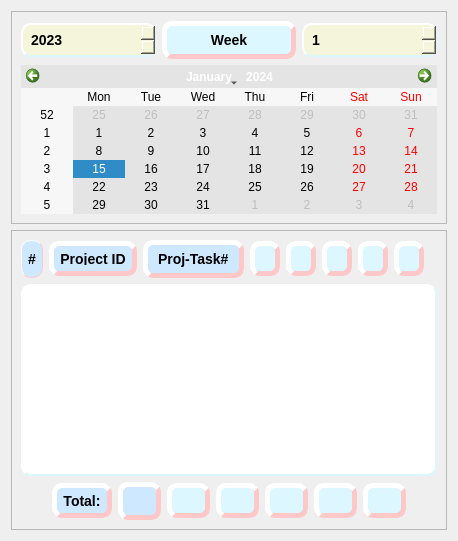
      <widget class="QWidget" name="Weekly_Hours">
       <attribute name="title">
        <string>Weekly Hours</string>
       </attribute>
       <layout class="QGridLayout" name="gridLayout_4">
        <item row="0" column="0">
         <layout class="QGridLayout" name="gridLayout">
          <item row="1" column="0">
           <widget class="QFrame" name="frame_hours_input">
            <property name="frameShape">
             <enum>QFrame::StyledPanel</enum>
            </property>
            <property name="frameShadow">
             <enum>QFrame::Raised</enum>
            </property>
            <layout class="QGridLayout" name="gridLayout_14">
             <item row="0" column="0">
              <layout class="QVBoxLayout" name="verticalLayout">
               <item>
                <layout class="QHBoxLayout" name="horizontalLayout_3">
                 <item>
                  <widget class="QLabel" name="label">
                   <property name="sizePolicy">
                    <sizepolicy hsizetype="Minimum" vsizetype="Preferred">
                     <horstretch>0</horstretch>
                     <verstretch>0</verstretch>
                    </sizepolicy>
                   </property>
                   <property name="maximumSize">
                    <size>
                     <width>25</width>
                     <height>16777215</height>
                    </size>
                   </property>
                   <property name="styleSheet">
                    <string notr="true">QLabel{
background-color: rgb(206, 232, 255);
    border-style: outset;
    border-width: 1px;
    border-radius: 10px;
   border-color: rgb(255, 200, 200);
    font: bold 14px;
    padding: 2px;
}</string>
                   </property>
                   <property name="text">
                    <string>#</string>
                   </property>
                  </widget>
                 </item>
                 <item>
                  <widget class="QLabel" name="label_WH_P_ID">
                   <property name="sizePolicy">
                    <sizepolicy hsizetype="Preferred" vsizetype="Preferred">
                     <horstretch>0</horstretch>
                     <verstretch>0</verstretch>
                    </sizepolicy>
                   </property>
                   <property name="minimumSize">
                    <size>
                     <width>0</width>
                     <height>35</height>
                    </size>
                   </property>
                   <property name="maximumSize">
                    <size>
                     <width>16777215</width>
                     <height>35</height>
                    </size>
                   </property>
                   <property name="styleSheet">
                    <string notr="true">QLabel{
background-color: rgb(206, 232, 255);
    border-style: outset;
    border-width: 5px;
    border-radius: 10px;
   border-color: rgb(255, 200, 200);
    font: bold 14px;
    padding: 6px;
}</string>
                   </property>
                   <property name="text">
                    <string>Project ID</string>
                   </property>
                   <property name="scaledContents">
                    <bool>false</bool>
                   </property>
                   <property name="alignment">
                    <set>Qt::AlignCenter</set>
                   </property>
                   <property name="wordWrap">
                    <bool>false</bool>
                   </property>
                  </widget>
                 </item>
                 <item>
                  <widget class="QLabel" name="label_WH_p_t_num">
                   <property name="styleSheet">
                    <string notr="true">QLabel{
background-color: rgb(206, 232, 255);
    border-style: outset;
    border-width: 5px;
    border-radius: 10px;
   border-color: rgb(255, 200, 200);
    font: bold 14px;
    padding: 6px;
}</string>
                   </property>
                   <property name="text">
                    <string>Proj-Task#</string>
                   </property>
                  </widget>
                 </item>
                 <item>
                  <widget class="QLabel" name="label_WH_monday_date">
                   <property name="sizePolicy">
                    <sizepolicy hsizetype="Preferred" vsizetype="Preferred">
                     <horstretch>0</horstretch>
                     <verstretch>0</verstretch>
                    </sizepolicy>
                   </property>
                   <property name="minimumSize">
                    <size>
                     <width>0</width>
                     <height>35</height>
                    </size>
                   </property>
                   <property name="maximumSize">
                    <size>
                     <width>16777215</width>
                     <height>35</height>
                    </size>
                   </property>
                   <property name="styleSheet">
                    <string notr="true">QLabel{
    background-color: rgb(220, 247, 255);
    border-style: outset;
    border-width: 5px;
    border-radius: 10px;
   border-color: rgb(255, 200, 200);
    font:14px;
    padding: 6px;
}</string>
                   </property>
                   <property name="text">
                    <string/>
                   </property>
                   <property name="scaledContents">
                    <bool>false</bool>
                   </property>
                   <property name="alignment">
                    <set>Qt::AlignCenter</set>
                   </property>
                   <property name="wordWrap">
                    <bool>false</bool>
                   </property>
                  </widget>
                 </item>
                 <item>
                  <widget class="QLabel" name="label_WH_tuesday_date">
                   <property name="sizePolicy">
                    <sizepolicy hsizetype="Preferred" vsizetype="Preferred">
                     <horstretch>0</horstretch>
                     <verstretch>0</verstretch>
                    </sizepolicy>
                   </property>
                   <property name="minimumSize">
                    <size>
                     <width>0</width>
                     <height>35</height>
                    </size>
                   </property>
                   <property name="maximumSize">
                    <size>
                     <width>16777215</width>
                     <height>35</height>
                    </size>
                   </property>
                   <property name="styleSheet">
                    <string notr="true">QLabel{
    background-color: rgb(220, 247, 255);
    border-style: outset;
    border-width: 5px;
    border-radius: 10px;
   border-color: rgb(255, 200, 200);
    font:14px;
    padding: 6px;
}</string>
                   </property>
                   <property name="text">
                    <string/>
                   </property>
                   <property name="scaledContents">
                    <bool>false</bool>
                   </property>
                   <property name="alignment">
                    <set>Qt::AlignCenter</set>
                   </property>
                   <property name="wordWrap">
                    <bool>false</bool>
                   </property>
                  </widget>
                 </item>
                 <item>
                  <widget class="QLabel" name="label_WH_wednesday_date">
                   <property name="sizePolicy">
                    <sizepolicy hsizetype="Preferred" vsizetype="Preferred">
                     <horstretch>0</horstretch>
                     <verstretch>0</verstretch>
                    </sizepolicy>
                   </property>
                   <property name="minimumSize">
                    <size>
                     <width>0</width>
                     <height>35</height>
                    </size>
                   </property>
                   <property name="maximumSize">
                    <size>
                     <width>16777215</width>
                     <height>35</height>
                    </size>
                   </property>
                   <property name="styleSheet">
                    <string notr="true">QLabel{
    background-color: rgb(220, 247, 255);
    border-style: outset;
    border-width: 5px;
    border-radius: 10px;
   border-color: rgb(255, 200, 200);
    font:14px;
    padding: 6px;
}</string>
                   </property>
                   <property name="text">
                    <string/>
                   </property>
                   <property name="scaledContents">
                    <bool>false</bool>
                   </property>
                   <property name="alignment">
                    <set>Qt::AlignCenter</set>
                   </property>
                   <property name="wordWrap">
                    <bool>false</bool>
                   </property>
                  </widget>
                 </item>
                 <item>
                  <widget class="QLabel" name="label_WH_thursday_date">
                   <property name="sizePolicy">
                    <sizepolicy hsizetype="Preferred" vsizetype="Preferred">
                     <horstretch>0</horstretch>
                     <verstretch>0</verstretch>
                    </sizepolicy>
                   </property>
                   <property name="minimumSize">
                    <size>
                     <width>0</width>
                     <height>35</height>
                    </size>
                   </property>
                   <property name="maximumSize">
                    <size>
                     <width>16777215</width>
                     <height>35</height>
                    </size>
                   </property>
                   <property name="styleSheet">
                    <string notr="true">QLabel{
    background-color: rgb(220, 247, 255);
    border-style: outset;
    border-width: 5px;
    border-radius: 10px;
   border-color: rgb(255, 200, 200);
    font:14px;
    padding: 6px;
}</string>
                   </property>
                   <property name="text">
                    <string/>
                   </property>
                   <property name="scaledContents">
                    <bool>false</bool>
                   </property>
                   <property name="alignment">
                    <set>Qt::AlignCenter</set>
                   </property>
                   <property name="wordWrap">
                    <bool>false</bool>
                   </property>
                  </widget>
                 </item>
                 <item>
                  <widget class="QLabel" name="label_WH_friday_date">
                   <property name="sizePolicy">
                    <sizepolicy hsizetype="Preferred" vsizetype="Preferred">
                     <horstretch>0</horstretch>
                     <verstretch>0</verstretch>
                    </sizepolicy>
                   </property>
                   <property name="minimumSize">
                    <size>
                     <width>0</width>
                     <height>35</height>
                    </size>
                   </property>
                   <property name="maximumSize">
                    <size>
                     <width>16777215</width>
                     <height>35</height>
                    </size>
                   </property>
                   <property name="styleSheet">
                    <string notr="true">QLabel{
    background-color: rgb(220, 247, 255);
    border-style: outset;
    border-width: 5px;
    border-radius: 10px;
   border-color: rgb(255, 200, 200);
    font:14px;
    padding: 6px;
}</string>
                   </property>
                   <property name="text">
                    <string/>
                   </property>
                   <property name="scaledContents">
                    <bool>false</bool>
                   </property>
                   <property name="alignment">
                    <set>Qt::AlignCenter</set>
                   </property>
                   <property name="wordWrap">
                    <bool>false</bool>
                   </property>
                  </widget>
                 </item>
                 <item>
                  <widget class="QLabel" name="label_2">
                   <property name="maximumSize">
                    <size>
                     <width>25</width>
                     <height>16777215</height>
                    </size>
                   </property>
                   <property name="text">
                    <string/>
                   </property>
                  </widget>
                 </item>
                </layout>
               </item>
               <item>
                <widget class="QTableView" name="tableView_WH_project">
                 <property name="styleSheet">
                  <string notr="true">QTableView{
background-color:white;    
border-style:outset;

    border-width: 2px;
    border-radius: 10px;
border-color: rgb(220, 247, 255);
    font: 13px;
    min-width: 10em;
    padding: 6px;
}</string>
                 </property>
                 <property name="verticalScrollBarPolicy">
                  <enum>Qt::ScrollBarAsNeeded</enum>
                 </property>
                 <property name="sizeAdjustPolicy">
                  <enum>QAbstractScrollArea::AdjustIgnored</enum>
                 </property>
                 <property name="editTriggers">
                  <set>QAbstractItemView::NoEditTriggers</set>
                 </property>
                 <property name="alternatingRowColors">
                  <bool>true</bool>
                 </property>
                 <property name="selectionMode">
                  <enum>QAbstractItemView::NoSelection</enum>
                 </property>
                 <property name="sortingEnabled">
                  <bool>true</bool>
                 </property>
                </widget>
               </item>
               <item>
                <layout class="QHBoxLayout" name="horizontalLayout_4">
                 <item>
                  <widget class="QLabel" name="label_WH_place1">
                   <property name="sizePolicy">
                    <sizepolicy hsizetype="Minimum" vsizetype="Preferred">
                     <horstretch>0</horstretch>
                     <verstretch>0</verstretch>
                    </sizepolicy>
                   </property>
                   <property name="maximumSize">
                    <size>
                     <width>25</width>
                     <height>16777215</height>
                    </size>
                   </property>
                   <property name="styleSheet">
                    <string notr="true"/>
                   </property>
                   <property name="text">
                    <string/>
                   </property>
                  </widget>
                 </item>
                 <item>
                  <widget class="QLabel" name="label_WH_total_hours">
                   <property name="sizePolicy">
                    <sizepolicy hsizetype="Preferred" vsizetype="Preferred">
                     <horstretch>0</horstretch>
                     <verstretch>0</verstretch>
                    </sizepolicy>
                   </property>
                   <property name="minimumSize">
                    <size>
                     <width>0</width>
                     <height>35</height>
                    </size>
                   </property>
                   <property name="maximumSize">
                    <size>
                     <width>16777215</width>
                     <height>35</height>
                    </size>
                   </property>
                   <property name="styleSheet">
                    <string notr="true">QLabel{
background-color: rgb(206, 232, 255);
    border-style: outset;
    border-width: 5px;
    border-radius: 10px;
   border-color: rgb(255, 200, 200);
    font: bold 14px;
    padding: 6px;
}</string>
                   </property>
                   <property name="text">
                    <string>Total:</string>
                   </property>
                   <property name="scaledContents">
                    <bool>false</bool>
                   </property>
                   <property name="alignment">
                    <set>Qt::AlignCenter</set>
                   </property>
                   <property name="wordWrap">
                    <bool>false</bool>
                   </property>
                  </widget>
                 </item>
                 <item>
                  <widget class="QLabel" name="label_WH_sum_total">
                   <property name="styleSheet">
                    <string notr="true">QLabel{
background-color: rgb(206, 232, 255);
    border-style: outset;
    border-width: 5px;
    border-radius: 10px;
   border-color: rgb(255, 200, 200);
    font: bold 14px;
    padding: 6px;
}</string>
                   </property>
                   <property name="text">
                    <string/>
                   </property>
                  </widget>
                 </item>
                 <item>
                  <widget class="QLabel" name="label_WH_sum_monday">
                   <property name="sizePolicy">
                    <sizepolicy hsizetype="Preferred" vsizetype="Preferred">
                     <horstretch>0</horstretch>
                     <verstretch>0</verstretch>
                    </sizepolicy>
                   </property>
                   <property name="minimumSize">
                    <size>
                     <width>0</width>
                     <height>35</height>
                    </size>
                   </property>
                   <property name="maximumSize">
                    <size>
                     <width>16777215</width>
                     <height>35</height>
                    </size>
                   </property>
                   <property name="styleSheet">
                    <string notr="true">QLabel{
    background-color: rgb(220, 247, 255);
    border-style: outset;
    border-width: 5px;
    border-radius: 10px;
   border-color: rgb(255, 200, 200);
    font:14px;
    padding: 6px;
}</string>
                   </property>
                   <property name="text">
                    <string/>
                   </property>
                   <property name="scaledContents">
                    <bool>false</bool>
                   </property>
                   <property name="alignment">
                    <set>Qt::AlignCenter</set>
                   </property>
                   <property name="wordWrap">
                    <bool>false</bool>
                   </property>
                  </widget>
                 </item>
                 <item>
                  <widget class="QLabel" name="label_WH_sum_tuesday">
                   <property name="sizePolicy">
                    <sizepolicy hsizetype="Preferred" vsizetype="Preferred">
                     <horstretch>0</horstretch>
                     <verstretch>0</verstretch>
                    </sizepolicy>
                   </property>
                   <property name="minimumSize">
                    <size>
                     <width>0</width>
                     <height>35</height>
                    </size>
                   </property>
                   <property name="maximumSize">
                    <size>
                     <width>16777215</width>
                     <height>35</height>
                    </size>
                   </property>
                   <property name="styleSheet">
                    <string notr="true">QLabel{
    background-color: rgb(220, 247, 255);
    border-style: outset;
    border-width: 5px;
    border-radius: 10px;
   border-color: rgb(255, 200, 200);
    font:14px;
    padding: 6px;
}</string>
                   </property>
                   <property name="text">
                    <string/>
                   </property>
                   <property name="scaledContents">
                    <bool>false</bool>
                   </property>
                   <property name="alignment">
                    <set>Qt::AlignCenter</set>
                   </property>
                   <property name="wordWrap">
                    <bool>false</bool>
                   </property>
                  </widget>
                 </item>
                 <item>
                  <widget class="QLabel" name="label_WH_sum_wednesday">
                   <property name="sizePolicy">
                    <sizepolicy hsizetype="Preferred" vsizetype="Preferred">
                     <horstretch>0</horstretch>
                     <verstretch>0</verstretch>
                    </sizepolicy>
                   </property>
                   <property name="minimumSize">
                    <size>
                     <width>0</width>
                     <height>35</height>
                    </size>
                   </property>
                   <property name="maximumSize">
                    <size>
                     <width>16777215</width>
                     <height>35</height>
                    </size>
                   </property>
                   <property name="styleSheet">
                    <string notr="true">QLabel{
    background-color: rgb(220, 247, 255);
    border-style: outset;
    border-width: 5px;
    border-radius: 10px;
   border-color: rgb(255, 200, 200);
    font:14px;
    padding: 6px;
}</string>
                   </property>
                   <property name="text">
                    <string/>
                   </property>
                   <property name="scaledContents">
                    <bool>false</bool>
                   </property>
                   <property name="alignment">
                    <set>Qt::AlignCenter</set>
                   </property>
                   <property name="wordWrap">
                    <bool>false</bool>
                   </property>
                  </widget>
                 </item>
                 <item>
                  <widget class="QLabel" name="label_WH_sum_thursday">
                   <property name="sizePolicy">
                    <sizepolicy hsizetype="Preferred" vsizetype="Preferred">
                     <horstretch>0</horstretch>
                     <verstretch>0</verstretch>
                    </sizepolicy>
                   </property>
                   <property name="minimumSize">
                    <size>
                     <width>0</width>
                     <height>35</height>
                    </size>
                   </property>
                   <property name="maximumSize">
                    <size>
                     <width>16777215</width>
                     <height>35</height>
                    </size>
                   </property>
                   <property name="styleSheet">
                    <string notr="true">QLabel{
    background-color: rgb(220, 247, 255);
    border-style: outset;
    border-width: 5px;
    border-radius: 10px;
   border-color: rgb(255, 200, 200);
    font:14px;
    padding: 6px;
}</string>
                   </property>
                   <property name="text">
                    <string/>
                   </property>
                   <property name="scaledContents">
                    <bool>false</bool>
                   </property>
                   <property name="alignment">
                    <set>Qt::AlignCenter</set>
                   </property>
                   <property name="wordWrap">
                    <bool>false</bool>
                   </property>
                  </widget>
                 </item>
                 <item>
                  <widget class="QLabel" name="label_WH_sum_friday">
                   <property name="sizePolicy">
                    <sizepolicy hsizetype="Preferred" vsizetype="Preferred">
                     <horstretch>0</horstretch>
                     <verstretch>0</verstretch>
                    </sizepolicy>
                   </property>
                   <property name="minimumSize">
                    <size>
                     <width>0</width>
                     <height>35</height>
                    </size>
                   </property>
                   <property name="maximumSize">
                    <size>
                     <width>16777215</width>
                     <height>35</height>
                    </size>
                   </property>
                   <property name="styleSheet">
                    <string notr="true">QLabel{
    background-color: rgb(220, 247, 255);
    border-style: outset;
    border-width: 5px;
    border-radius: 10px;
   border-color: rgb(255, 200, 200);
    font:14px;
    padding: 6px;
}</string>
                   </property>
                   <property name="text">
                    <string/>
                   </property>
                   <property name="scaledContents">
                    <bool>false</bool>
                   </property>
                   <property name="alignment">
                    <set>Qt::AlignCenter</set>
                   </property>
                   <property name="wordWrap">
                    <bool>false</bool>
                   </property>
                  </widget>
                 </item>
                 <item>
                  <widget class="QLabel" name="label_WH_place2">
                   <property name="maximumSize">
                    <size>
                     <width>25</width>
                     <height>16777215</height>
                    </size>
                   </property>
                   <property name="text">
                    <string/>
                   </property>
                  </widget>
                 </item>
                </layout>
               </item>
              </layout>
             </item>
            </layout>
           </widget>
          </item>
          <item row="0" column="0">
           <widget class="QFrame" name="frame_week_project_select">
            <property name="frameShape">
             <enum>QFrame::StyledPanel</enum>
            </property>
            <property name="frameShadow">
             <enum>QFrame::Raised</enum>
            </property>
            <layout class="QGridLayout" name="gridLayout_13">
             <item row="0" column="0">
              <layout class="QGridLayout" name="gridLayout_3">
               <item row="1" column="0">
                <widget class="QCalendarWidget" name="calendarWidget_WH">
                 <property name="sizePolicy">
                  <sizepolicy hsizetype="Preferred" vsizetype="Minimum">
                   <horstretch>0</horstretch>
                   <verstretch>0</verstretch>
                  </sizepolicy>
                 </property>
                 <property name="styleSheet">
                  <string notr="true">background-color: rgb(228, 228, 228);</string>
                 </property>
                </widget>
               </item>
               <item row="0" column="0">
                <layout class="QHBoxLayout" name="horizontalLayout_2">
                 <item>
                  <widget class="QSpinBox" name="spinBox_WH_year">
                   <property name="styleSheet">
                    <string notr="true">QSpinBox{
background-color:beige;    
border-style:outset;

    border-width: 2px;
    border-radius: 10px;
border-color: rgb(220, 247, 255);
    font: bold 14px;
    padding: 6px;
}</string>
                   </property>
                   <property name="minimum">
                    <number>2000</number>
                   </property>
                   <property name="maximum">
                    <number>2050</number>
                   </property>
                   <property name="value">
                    <number>2023</number>
                   </property>
                  </widget>
                 </item>
                 <item>
                  <widget class="QPushButton" name="pushButton_WH_week">
                   <property name="sizePolicy">
                    <sizepolicy hsizetype="Minimum" vsizetype="Maximum">
                     <horstretch>0</horstretch>
                     <verstretch>0</verstretch>
                    </sizepolicy>
                   </property>
                   <property name="minimumSize">
                    <size>
                     <width>0</width>
                     <height>0</height>
                    </size>
                   </property>
                   <property name="styleSheet">
                    <string notr="true">QPushButton{
    background-color: rgb(220, 247, 255);
    border-style: outset;
    border-width: 5px;
    border-radius: 10px;
   border-color: rgb(255, 200, 200);
    font: bold 14px;
    padding: 6px;
}
QPushButton::hover{
	background-color: rgb(206, 232, 255);
	border-style: outset;
    border-width: 2px;
    border-radius: 10px;
    border-color: rgb(255, 144, 144);
    font: bold 14px;
    padding: 6px;
}</string>
                   </property>
                   <property name="text">
                    <string>Week</string>
                   </property>
                  </widget>
                 </item>
                 <item>
                  <widget class="QSpinBox" name="spinBox_WH_week">
                   <property name="styleSheet">
                    <string notr="true">QSpinBox{
background-color:beige;    
border-style:outset;

    border-width: 2px;
    border-radius: 10px;
border-color: rgb(220, 247, 255);
    font: bold 14px;
    padding: 6px;
}</string>
                   </property>
                   <property name="minimum">
                    <number>1</number>
                   </property>
                   <property name="maximum">
                    <number>52</number>
                   </property>
                  </widget>
                 </item>
                </layout>
               </item>
              </layout>
             </item>
            </layout>
           </widget>
          </item>
         </layout>
        </item>
       </layout>
      </widget>
